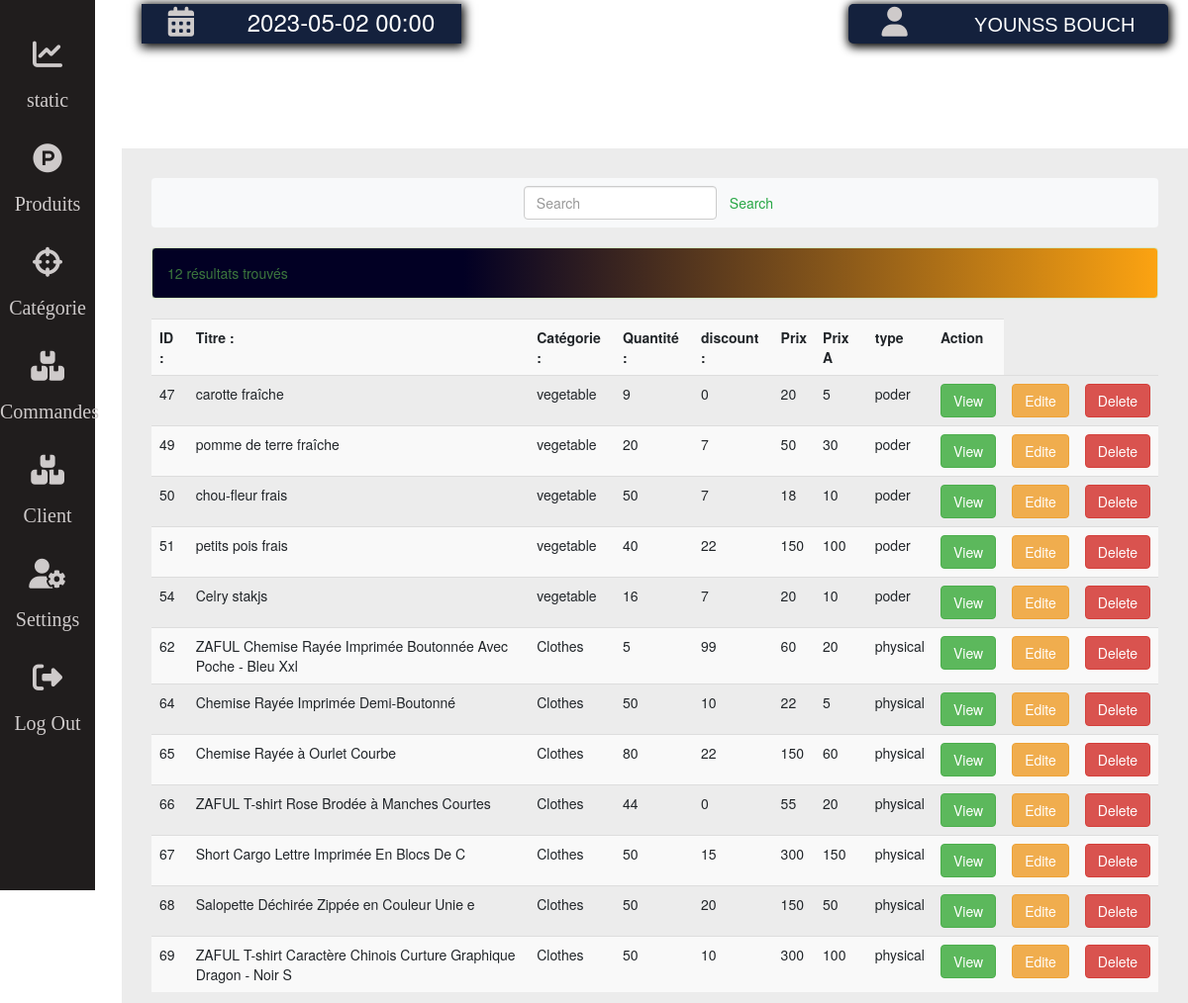
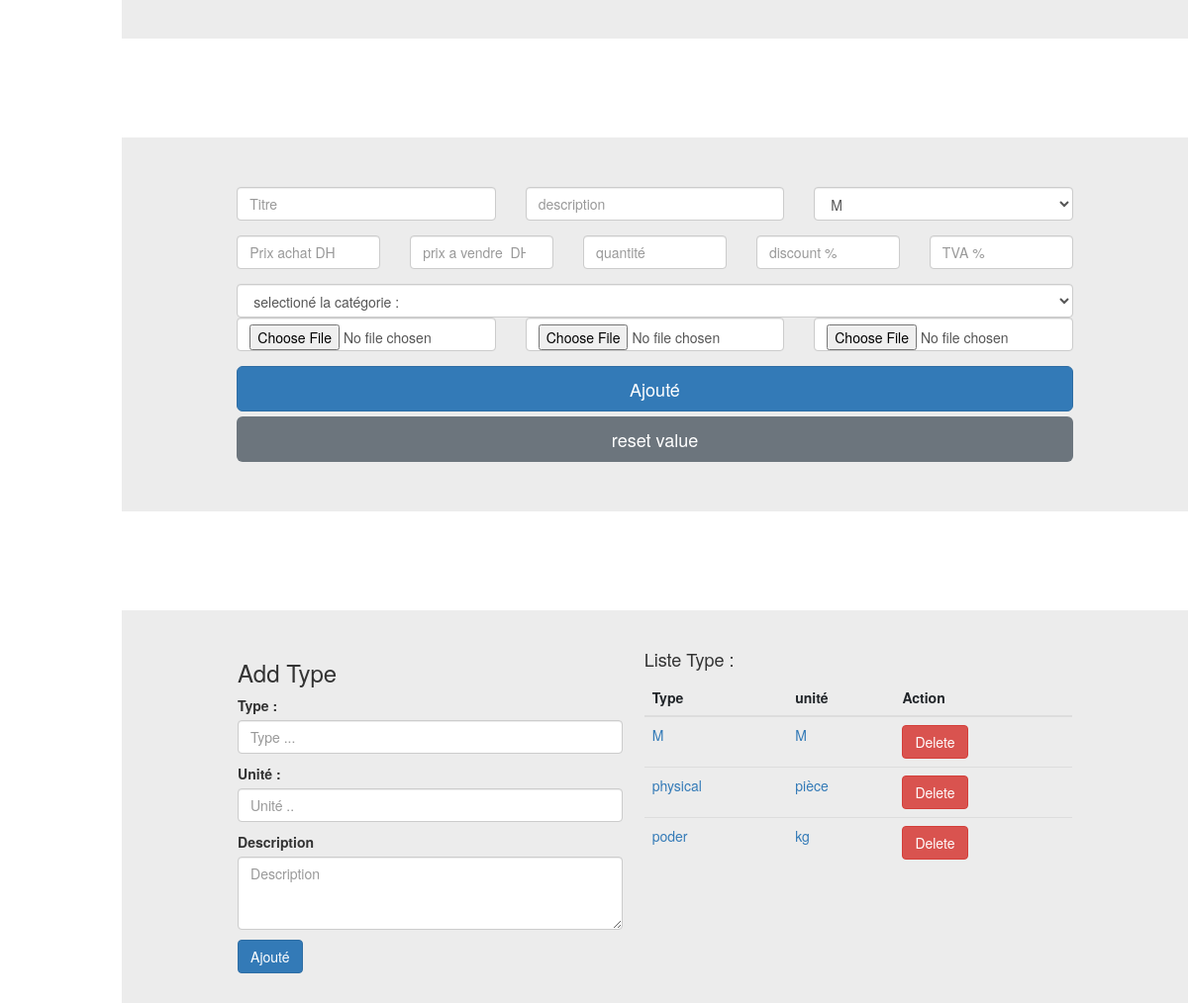
/stageopti/dashboard/content/lesproduites.php (signed in), run on the app's committed database (2 pictures, top to bottom).
### tables this page shows
CREATE TABLE `produit` (
  `pid` int NOT NULL AUTO_INCREMENT,
  `ptitre` varchar(300) NOT NULL,
  `pcategorie` varchar(50) NOT NULL,
  `quantité` float NOT NULL DEFAULT '0',
  `discount` float NOT NULL DEFAULT '0',
  `prixV` float NOT NULL,
  `prixA` float NOT NULL,
  `ptype` varchar(50) NOT NULL,
  `desci` varchar(500) DEFAULT NULL,
  `tva` float DEFAULT '0',
  PRIMARY KEY (`pid`,`ptitre`),
  UNIQUE KEY `ptitre` (`ptitre`),
  KEY `produiitfk1` (`pcategorie`),
  KEY `typeprud_idx` (`ptype`),
  CONSTRAINT `Fk_produittype` FOREIGN KEY (`ptype`) REFERENCES `typeproduite` (`ntype`) ON DELETE CASCADE ON UPDATE CASCADE,
  CONSTRAINT `produiitfk1` FOREIGN KEY (`pcategorie`) REFERENCES `catégorie` (`Ncatégorie`) ON DELETE CASCADE ON UPDATE CASCADE
);

CREATE TABLE `typeproduite` (
  `ntype` varchar(50) NOT NULL,
  `unite` varchar(10) NOT NULL,
  `description` varchar(500) DEFAULT NULL,
  PRIMARY KEY (`ntype`)
);

### stageopti/dashboard/dtb.php (called while the page is built, shortened)
<?php
class daoges{
    function connexion(){
        $sqldt = new PDO('mysql:host=localhost;dbname=ecommestg','root','toor');
		return $sqldt;
    }
    function alladminstration($user){
        $bdd = $this->connexion();
        if($user!=""){
            $respose = $bdd->query("SELECT * FROM administration WHERE user = '$user'");
            while($ligne= $respose->fetch()){
                $liste[]=[$ligne['user'],$ligne['Email'],$ligne['FullNom'],$ligne['type']];
            }
        }else{
        $respose = $bdd->query("SELECT * FROM administration");
        while($ligne= $respose->fetch()){
            $liste[]=[$ligne['user'],$ligne['Email'],$ligne['FullNom'],$ligne['type']];
        }
        }
        return $liste;
    }
    function slecttype(){
           $bdd = $this->connexion();
           $respose = $bdd->query("SELECT * FROM typeproduite ");
            while($ligne= $respose->fetch()){
                $liste[]=[$ligne['ntype'],$ligne['unite'],$ligne['description']];
            }
            return $liste;
    }
    function nombreprudect($pid){
        $bdd = $this->connexion();
        if($pid==""){
            $respose = $bdd->query("SELECT * FROM produit ");
        }else{
            $respose = $bdd->query("SELECT * FROM produit WHERE pid =$pid");
        }
        return $respose->rowCount();
    }
    function listeprudect($pid){
        $bdd = $this->connexion();
        if($pid == ""){
            $respose = $bdd->query("SELECT * FROM produit  ");
            while($ligne= $respose->fetch()){
                $liste[]=[$ligne['pid'],$ligne['ptitre'],$ligne['pcategorie'],$ligne['quantité'],$ligne['discount'],$ligne['prixV'],$ligne['prixA'],$ligne['ptype'],$ligne['desci'],$ligne['tva']];
            }
            return $liste;
        }else{
            $respose = $bdd->query("SELECT * FROM produit WHERE pid = $pid  ");
            while($ligne= $respose->fetch()){
                $liste[]=[$ligne['pid'],$ligne['ptitre'],$ligne['pcategorie'],$ligne['quantité'],$ligne['discount'],$ligne['prixV'],$ligne['prixA'],$ligne['ptype'],$ligne['desci']];
            }
            return $liste;
        }
    }
    function listecat(){
        $bdd = $this->connexion();
        $respose = $bdd->query("SELECT * FROM catégorie ");
        while($ligne= $respose->fetch()){
            $nomcat = $ligne['Ncatégorie'];
            $response2 = $bdd->query("SELECT * FROM produit WHERE pcategorie ='$nomcat' ");
            $nbprd = $response2->rowCount();
            $liste[]=[$ligne['Ncatégorie'],$ligne['desci'],$ligne['cimage'],$nbprd];
        }
        return $liste;
    }
}
?>

### stageopti/dashboard/content/lesproduites.php (the view, shortened to what this page needs)
<!doctype html>
<html >
<head>
    <link rel="stylesheet" href="https://cdn.jsdelivr.net/npm/bootstrap@4.5.3/dist/css/bootstrap.min.css">
    <link rel="stylesheet" href="https://maxcdn.bootstrapcdn.com/bootstrap/3.4.1/css/bootstrap.min.css">
    <link rel="stylesheet" href="css/dashboard.css">
    <link rel="stylesheet" href="../css/dashboard.css">
    <link rel="stylesheet" type="text/css" href="../css/addprouit.css">
    <link rel="stylesheet" type="text/css" href="../css/typestyle.css">
</head>
<body>
        <?php   include("headerdash.php")    ?>
            <section class="stat">
                                <section id="prodectsection">
                                <div class="tablepro">
                                <nav class="navbar navbar-light bg-light">
                                <div class="container-fluid">
                                    <form class="d-flex" action=lesproduites.php>
                                    <input class="form-control me-2" type="search" placeholder="Search" aria-label="Search" name="pidpro">
                                    <button class="btn btn-outline-success" type="submit" name="Search">Search</button>
                                    </form>
                                </div>
                                </nav>
                                <div class="alert alert-success a" role="alert">
                                <p>
                                <?php
                                echo $nbr ." " .  " résultats trouvés";
                                ?>
                                </p>
                                </div>
                                <table class="table table-striped">
                                <tr>
                                <th scope="col">ID  :</th>
                                <th scope="col">Titre :</th>
                                <th scope="col">Catégorie :</th>
                                <th scope="col">Quantité :</th>
                                <th scope="col">discount :</th>
                                <th scope="col">Prix</th>
                                <th scope="col">Prix A</th>
                                <th scope="col">type</th>
                                <th scope="col" columspan=2>Action</th>
                                </tr>
                                <?php
                                if($nbr >0){
                                foreach($lst as $ligne  ){
                                ?>
                                <tr>
                                <td><?php   echo $ligne[0] ?></td>
                                <td><?php   echo $ligne[1] ?></td>
                                <td><?php   echo $ligne[2] ?></td>
                                <td><?php   echo $ligne[3] ?></td>
                                <td><?php   echo $ligne[4] ?></td>
                                <td><?php   echo $ligne[5] ?></td>
                                <td><?php   echo $ligne[6] ?></td>
                                <td><?php   echo $ligne[7] ?></td>
                                <td><a class="btn btn-success" href="../../single-product.php?pid=<?php echo $ligne[0]; ?>" >View </a></td>
                                <td><a class="btn btn-warning" href="lesproduites.php?nbrproduit=<?php echo $ligne[0]; ?>#prodectform" >Edite </a></td>
                                <td><a class="btn btn-danger" href="../php/deleteprocess.php?pid=<?php echo $ligne[0]; ?>">Delete</a></td>
                                </tr>
                                <?php
                                }
                                }
                                ?>
                                </table>
                                </div>
                                </section>
            </section>
            <section class="stat" >
            <form id="prodectform" action="../php/addprodectpro.php"  method="POST" enctype="multipart/form-data">
            <div class="form-group">
      <div class="row">
        <div class="col">
          <input type="text" class="form-control" placeholder="Titre" name="Titre" >
        </div>
        <div class="col">
          <input type="text" class="form-control" placeholder="description"   name="discription" >
        </div>
        <div class="col">
            <select class="form-control form-control-lg" name="type" required>
                    <?php
                       foreach($typeliste as $type  ){
                    ?>
                    <option value="<?php echo $type[0] ?>"><?php echo $type[0] ?></option>
                    <?php
                    }
                    ?>
            </select>
          </div>
      </div>
      </div>
      <div class="form-group">
      <div class="row">
        <div class="col">
            <input type="number" name="prixa" class="form-control" placeholder="Prix achat DH" >
        </div>
        <div class="col">
          <input type="number" class="form-control" placeholder="prix a vendre  DH"   name="prixv" >
        </div>
        <div class="col">
          <input type="number" class="form-control" placeholder="quantité"   name="quantité" >
        </div>
        <div class="col">
          <input type="number" class="form-control" placeholder="discount %"   name="discont" >
        </div>
        <div class="col">
          <input type="number" class="form-control" placeholder="TVA %"   name="tva" >
        </div>
      </div>
     </div>
      <div class="row">
        <div class="col">
                <select class="form-control form-control-lg" name="Categ" required>
                    <option value="Pére" >selectioné la catégorie : </option>
                </select>
              </div>
      </div>
      <div class="form-group">
        <div class="row">
        <div class="col">
                <input type="file"  name="prodim1"  class="form-control">
        </div>
        <div class="col">
                <input type="file"  name="prodim2"  class="form-control">
        </div>
        <div class="col">
                <input type="file"  name="prodim3"  class="form-control">
        </div>
        </div>
        </div>
            <div class="btngroup">
         <button  class="btn btn-primary btn-lg btn-block" type="submit" name="btn">Ajouté</button>
         <button  class="btn btn-secondary btn-lg btn-block" type="reset">reset value</button>
           </div>
            </form>
            </section>
            <section class="stat" >
                        <section id="typegest">
            <form class="typedt"  method="POST" action="../php/addtype.php">
                <h3>Add Type</h3>
                <div class="mb-3">
                    <label for="exampleFormControlInput1" class="form-label">Type :</label>
                    <input type="text" name="ntype" class="form-control" id="exampleFormControlInput1" placeholder="Type ..." >
                </div>
                <div class="mb-3">
                    <label for="exampleFormControlInput1" class="form-label">Unité : </label>
                    <input type="text" name="unite" class="form-control" id="exampleFormControlInput1" placeholder="Unité .." >
                </div>
                <div class="mb-3">
                    <label for="exampleFormControlTextarea1" class="form-label">Description</label>
                    <textarea class="form-control" name="description" id="exampleFormControlTextarea1" rows="3" placeholder="Description"></textarea>
                </div>
                <button type="submit" class="btn btn-primary" name="catbtn">Ajouté </button>
            </form>
            <aside  class="typeaside">
            <h4>Liste Type :</h4>
            <table class="table">
            <thead>
                <tr>
                    <th scope="col">Type </th>
                    <th scope="col">unité </th>
                    <th scope="col" columspan=2>Action</th>
                </tr>
            </thead>
            <tbody>
            <?php
                foreach($typeliste as $typel  ){
            ?>
                  <tr>
                    <td><a href="#"><?php echo $typel[0] ?></a></td>
                    <td><a href="#"><?php echo $typel[1] ?></a></td>
                    <td><a class="btn btn-danger" href="../php/deleteprocess.php?ntype=<?php echo $typel[0]; ?>">Delete</a></td>
                  </tr>
            <?php
            }
            ?>
            </tbody>
            </table>
            </aside>
            </section>
            </section>
        </div>
</section>
</body>
</html>

### stageopti/dashboard/css/dashboard.css (style rules this page uses)
* { margin: 0; padding: 0; }
.stat { width: 100%; background-color: rgb(160, 160, 160,0.2); padding: 30px; margin-top: 100px; }
.a { background: rgb(2,0,36); background: linear-gradient(90deg, rgba(2,0,36,1) 31%, rgba(252,163,17,1) 100%); }

### stageopti/dashboard/css/addprouit.css (style rules this page uses)
#prodectform { width: 85%; margin: 0px auto; padding: 20px 10px; }

### stageopti/dashboard/css/typestyle.css (style rules this page uses)
#typegest { width: 85%; margin: 0 auto; display: flex; justify-content: space-around; }
.typedt { width: 45%; }
.typeaside { width: 50%; }

### data on the page
produit: pid "62", ptitre "ZAFUL Chemise Rayée Imprimée Boutonnée Avec Poche - Bleu Xxl", pcategorie "Clothes", quantité "5", discount "99", prixV "60", prixA "20", ptype "physical"
produit: pid "64", ptitre "Chemise Rayée Imprimée Demi-Boutonné", pcategorie "Clothes", quantité "50", discount "10", prixV "22", prixA "5", ptype "physical"
produit: pid "66", ptitre "ZAFUL T-shirt Rose Brodée à Manches Courtes", pcategorie "Clothes", quantité "44", discount "0", prixV "55", prixA "20", ptype "physical"
produit: pid "68", ptitre "Salopette Déchirée Zippée en Couleur Unie e", pcategorie "Clothes", quantité "50", discount "20", prixV "150", prixA "50", ptype "physical"
produit: pid "69", ptitre "ZAFUL T-shirt Caractère Chinois Curture Graphique Dragon - Noir S", pcategorie "Clothes", quantité "50", discount "10", prixV "300", prixA "100", ptype "physical"
typeproduite: ntype "M", unite "M"
typeproduite: ntype "physical", unite "pièce"
typeproduite: ntype "poder", unite "kg"

### other printed values
$_SESSION['name'] "YOUNSS BOUCH"
$nbr "12"
$ligne[0] "47"
$ligne[1] "carotte fraîche"
$ligne[2] "vegetable"
$ligne[3] "9"
$ligne[4] "0"
$ligne[5] "20"
$ligne[6] "5"
$ligne[7] "poder"
$ligne[0] "49"
$ligne[1] "pomme de terre fraîche"
$ligne[3] "20"
$ligne[4] "7"
$ligne[5] "50"
